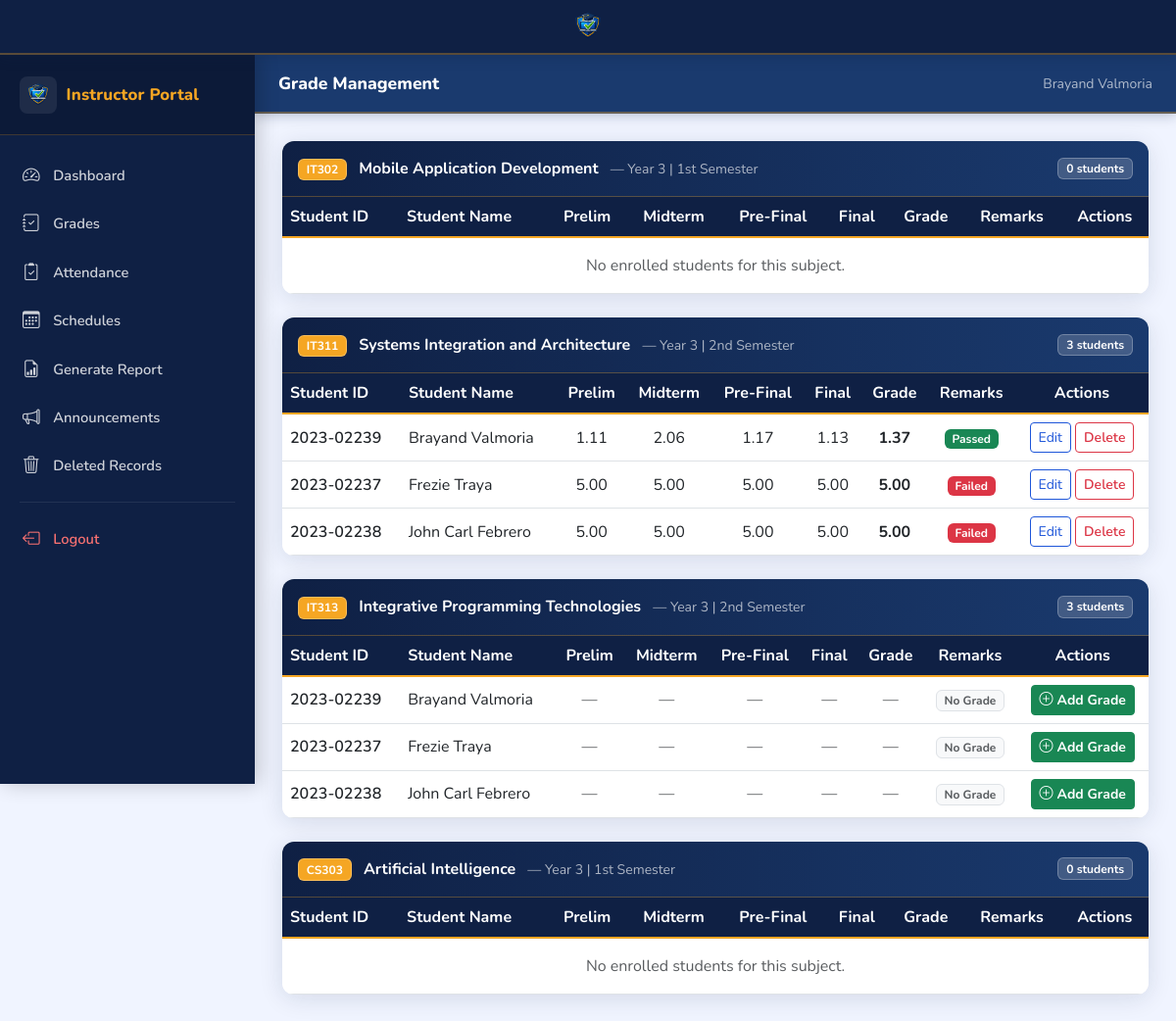
The page /grades/instructor/ (signed in) on the database its author committed.
### accounts/models.py (models this page shows, shortened)
class InstructorProfile(SoftDeleteMixin, models.Model):
    POSITION_CHOICES = [
        ('instructor_1', 'Instructor I'),
        ('instructor_2', 'Instructor II'),
        ('instructor_3', 'Instructor III'),
        ('assistant_prof_1', 'Assistant Professor I'),
        ('assistant_prof_2', 'Assistant Professor II'),
        ('associate_prof', 'Associate Professor'),
        ('full_prof', 'Full Professor'),
    ]
    YEAR_LEVEL_CHOICES = [
        ('1', '1st Year'),
        ('2', '2nd Year'),
        ('3', '3rd Year'),
        ('4', '4th Year'),
        ('all', 'All Year Levels'),
    ]
    user = models.OneToOneField(User, on_delete=models.CASCADE, related_name='instructor_profile')
    faculty_id = models.CharField(max_length=50, unique=True)
    full_name = models.CharField(max_length=200)
    department = models.ForeignKey(Department, on_delete=models.SET_NULL, null=True)
    program = models.ForeignKey(Program, on_delete=models.SET_NULL, null=True, blank=True)
    year_level_handles = models.CharField(max_length=10, choices=YEAR_LEVEL_CHOICES, default='all')
    position = models.CharField(max_length=50, choices=POSITION_CHOICES, blank=True)
    created_at = models.DateTimeField(auto_now_add=True)

class StudentProfile(SoftDeleteMixin, models.Model):
    YEAR_LEVEL_CHOICES = [
        ('1', '1st Year'),
        ('2', '2nd Year'),
        ('3', '3rd Year'),
        ('4', '4th Year'),
    ]
    user = models.OneToOneField(User, on_delete=models.CASCADE, related_name='student_profile')
    student_id = models.CharField(max_length=50, unique=True)
    department = models.ForeignKey(Department, on_delete=models.SET_NULL, null=True)
    program = models.ForeignKey(Program, on_delete=models.SET_NULL, null=True)
    year_level = models.CharField(max_length=1, choices=YEAR_LEVEL_CHOICES)
    full_name = models.CharField(max_length=200)
    contact_number = models.CharField(max_length=20, blank=True)
    address = models.TextField(blank=True)
    date_of_birth = models.DateField(null=True, blank=True)
    gender = models.CharField(max_length=20, blank=True)
    profile_complete = models.BooleanField(default=False)
    created_at = models.DateTimeField(auto_now_add=True)

### enrollment/models.py (models this page shows, shortened)
class Subject(models.Model):
    name = models.CharField(max_length=200)
    code = models.CharField(max_length=20, unique=True)
    description = models.TextField(blank=True)
    units = models.PositiveIntegerField(default=3)
    department = models.ForeignKey(Department, on_delete=models.CASCADE, related_name='subjects')
    program = models.ForeignKey(Program, on_delete=models.CASCADE, related_name='subjects')
    year_level = models.CharField(max_length=1, choices=[
        ('1', '1st Year'), ('2', '2nd Year'), ('3', '3rd Year'), ('4', '4th Year')
    ])
    semester = models.CharField(max_length=20, choices=[
        ('1st', '1st Semester'), ('2nd', '2nd Semester'), ('summer', 'Summer')
    ], default='1st')
    assigned_instructor = models.ForeignKey(
        InstructorProfile, on_delete=models.SET_NULL, null=True, blank=True, related_name='subjects'
    )

class Enrollment(SoftDeleteMixin, models.Model):
    STATUS_PENDING = 'pending'
    STATUS_APPROVED = 'approved'
    STATUS_REJECTED = 'rejected'
    STATUS_CHOICES = [
        (STATUS_PENDING, 'Pending Approval'),
        (STATUS_APPROVED, 'Approved'),
        (STATUS_REJECTED, 'Rejected'),
    ]
    CIVIL_STATUS_CHOICES = [
        ('single', 'Single'), ('married', 'Married'),
        ('widowed', 'Widowed'), ('separated', 'Separated'),
    ]
    GENDER_CHOICES = [
        ('male', 'Male'), ('female', 'Female'), ('other', 'Other'),
    ]
    student = models.OneToOneField(StudentProfile, on_delete=models.CASCADE, related_name='enrollment')
    status = models.CharField(max_length=20, choices=STATUS_CHOICES, default=STATUS_PENDING, db_index=True)
    section = models.ForeignKey(Section, on_delete=models.SET_NULL, null=True, blank=True)
    school_year = models.CharField(max_length=20, default='2024-2025', db_index=True)
    semester = models.CharField(max_length=20, choices=[
        ('1st', '1st Semester'), ('2nd', '2nd Semester'), ('summer', 'Summer')
    ], default='1st')
    subjects = models.ManyToManyField(Subject, blank=True)
    civil_status = models.CharField(max_length=20, choices=CIVIL_STATUS_CHOICES, blank=True)
    ethnicity = models.CharField(max_length=100, blank=True)
    nickname = models.CharField(max_length=50, blank=True)
    address = models.TextField(blank=True)
    contact_number = models.CharField(max_length=20, blank=True)
    date_of_birth = models.DateField(null=True, blank=True)
    place_of_birth = models.CharField(max_length=200, blank=True)
    age = models.PositiveIntegerField(null=True, blank=True)
    gender = models.CharField(max_length=20, choices=GENDER_CHOICES, blank=True)
    zip_code = models.CharField(max_length=10, blank=True)
    mother_name = models.CharField(max_length=200, blank=True)
    mother_occupation = models.CharField(max_length=200, blank=True)
    father_name = models.CharField(max_length=200, blank=True)
    father_occupation = models.CharField(max_length=200, blank=True)
    guardian_name = models.CharField(max_length=200, blank=True)
    guardian_relationship = models.CharField(max_length=100, blank=True)
    submitted_at = models.DateTimeField(auto_now_add=True)
    approved_at = models.DateTimeField(null=True, blank=True)
    remarks = models.TextField(blank=True)

### grades/models.py (models this page shows, shortened)
class Grade(SoftDeleteMixin, models.Model):
    enrollment = models.ForeignKey(Enrollment, on_delete=models.CASCADE, related_name='grades')
    subject = models.ForeignKey(Subject, on_delete=models.CASCADE, related_name='grades')
    instructor = models.ForeignKey(InstructorProfile, on_delete=models.SET_NULL, null=True)
    prelim = models.DecimalField(max_digits=5, decimal_places=2, null=True, blank=True)
    midterm = models.DecimalField(max_digits=5, decimal_places=2, null=True, blank=True)
    pre_final = models.DecimalField(max_digits=5, decimal_places=2, null=True, blank=True)
    final = models.DecimalField(max_digits=5, decimal_places=2, null=True, blank=True)
    final_grade = models.DecimalField(max_digits=5, decimal_places=2, null=True, blank=True)
    REMARKS_CHOICES = [
        ('passed', 'Passed'),
        ('failed', 'Failed'),
        ('incomplete', 'Incomplete'),
        ('dropped', 'Dropped'),
    ]
    remarks = models.CharField(max_length=20, choices=REMARKS_CHOICES, blank=True)
    school_year = models.CharField(max_length=20, default='2024-2025', db_index=True)
    semester = models.CharField(max_length=20, default='1st')
    date_encoded = models.DateTimeField(auto_now_add=True)
    last_updated = models.DateTimeField(auto_now=True)
    class Meta:
        unique_together = ('enrollment', 'subject')

### grades/views.py (the view)
# urls.py: path('instructor/', views.instructor_grades, name='instructor_grades'),
@login_required
def instructor_grades(request):
    if request.user.role != User.ROLE_INSTRUCTOR:
        return redirect('home')
    instructor = request.user.instructor_profile
    subjects = Subject.objects.filter(assigned_instructor=instructor)
    subject_data = []
    for subject in subjects:
        enrollments = Enrollment.objects.filter(
            subjects=subject, status='approved'
        ).select_related('student').order_by('student__full_name')
        grades_map = {
            g.enrollment_id: g
            for g in Grade.objects.filter(subject=subject, instructor=instructor)
        }
        rows = [
            {'enrollment': e, 'grade': grades_map.get(e.id)}
            for e in enrollments
        ]
        subject_data.append({'subject': subject, 'rows': rows})
    return render(request, 'grades/instructor_grades.html', {
        'subject_data': subject_data, 'instructor': instructor
    })

### core/soft_delete.py (called while the page is built)
    def get_queryset(self):
        return SoftDeleteQuerySet(self.model, using=self._db).filter(is_deleted=False)

### templates/grades/instructor_grades.html (shortened to what this page needs)
{% extends 'base.html' %}
{% block body %}
<div class="portal-layout">
  {% include 'partials/sidebar_instructor.html' %}
  <div class="main-content">
    <div class="topbar">
      <div class="d-flex align-items-center gap-3">
        <span class="topbar-title">Grade Management</span>
      </div>
      <span class="text-muted small">{{ instructor.full_name }}</span>
    </div>
    <div class="page-body fade-in">
      {% for item in subject_data %}
      <div class="portal-table mb-4">
        <div class="p-3 border-bottom d-flex justify-content-between align-items-center" style="background:#f8faff;">
          <div>
            <span class="badge bg-primary me-2">{{ item.subject.code }}</span>
            <span class="fw-bold" style="color:#0f2044;">{{ item.subject.name }}</span>
            <span class="text-muted small ms-2">— Year {{ item.subject.year_level }} | {{ item.subject.get_semester_display }}</span>
          </div>
          <span class="badge bg-secondary">{{ item.rows|length }} student{{ item.rows|length|pluralize }}</span>
        </div>
        <div class="table-responsive">
          <table class="table table-hover mb-0">
            <thead>
              <tr>
                <th>Student ID</th>
                <th>Student Name</th>
                <th class="text-center">Prelim</th>
                <th class="text-center">Midterm</th>
                <th class="text-center">Pre-Final</th>
                <th class="text-center">Final</th>
                <th class="text-center">Grade</th>
                <th class="text-center">Remarks</th>
                <th class="text-center">Actions</th>
              </tr>
            </thead>
            <tbody>
              {% for row in item.rows %}
              <tr>
                <td class="fw-semibold">{{ row.enrollment.student.student_id }}</td>
                <td>{{ row.enrollment.student.full_name }}</td>
                {% if row.grade %}
                <td class="text-center">{{ row.grade.prelim|default:"—" }}</td>
                <td class="text-center">{{ row.grade.midterm|default:"—" }}</td>
                <td class="text-center">{{ row.grade.pre_final|default:"—" }}</td>
                <td class="text-center">{{ row.grade.final|default:"—" }}</td>
                <td class="text-center fw-bold">{{ row.grade.final_grade|default:"—" }}</td>
                <td class="text-center">
                  <span class="badge {% if row.grade.remarks == 'passed' %}bg-success{% elif row.grade.remarks == 'failed' %}bg-danger{% elif row.grade.remarks == 'incomplete' %}bg-warning text-dark{% else %}bg-secondary{% endif %}">
                    {{ row.grade.get_remarks_display|default:"—" }}
                  </span>
                </td>
                <td class="text-center">
                  <a href="{% url 'grade_update' row.grade.pk %}" class="btn btn-sm btn-outline-primary">Edit</a>
                  <form method="post" action="{% url 'grade_delete' row.grade.pk %}" class="d-inline"
                        onsubmit="return confirm('Delete grade for {{ row.enrollment.student.full_name }}?');">
                    <button type="submit" class="btn btn-sm btn-outline-danger">Delete</button>
                  </form>
                </td>
                {% else %}
                <td class="text-center text-muted">—</td>
                <td class="text-center text-muted">—</td>
                <td class="text-center text-muted">—</td>
                <td class="text-center text-muted">—</td>
                <td class="text-center text-muted">—</td>
                <td class="text-center"><span class="badge bg-light text-muted border">No Grade</span></td>
                <td class="text-center">
                  <a href="{% url 'grade_add' item.subject.pk row.enrollment.pk %}" class="btn btn-sm btn-success">
                    <i class="bi bi-plus-circle me-1"></i>Add Grade
                  </a>
                </td>
                {% endif %}
              </tr>
              {% empty %}
              <tr><td colspan="9" class="text-center text-muted py-3">No enrolled students for this subject.</td></tr>
              {% endfor %}
            </tbody>
          </table>
        </div>
      </div>
      {% empty %}
      <div class="portal-table p-4 text-center text-muted">
        <i class="bi bi-journal-x fs-3 d-block mb-2"></i>No subjects assigned yet.
      </div>
      {% endfor %}
    </div>
  </div>
</div>
{% endblock %}

### static/css/portal.css (style rules this page uses)
:root { --primary-blue: #1a3a6e; --primary: #1e56d9; --primary-dark: #1342b5; --primary-light: #dbeafe; --sidebar-bg: #0f2044; --accent-gold: #f5a623; --accent-gold-dark: #c8860e; --accent-gold-light:#fef7e6; --sidebar-text: rgba(255, 255, 255, 0.80); --sidebar-width: 260px; --site-navbar-h: 56px; --topbar-h: 60px; --radius: 12px; --shadow: 0 4px 24px rgba(15, 32, 68, 0.12); --shadow-sm: 0 2px 8px rgba(15, 32, 68, 0.08); --bs-primary: #1e56d9; --bs-primary-rgb: 30, 86, 217; --bs-warning: #f5a623; --bs-warning-rgb: 245, 166, 35; }
body { font-family: 'Nunito', sans-serif; background: #f0f4ff; color: #1e293b; padding-top: var(--site-navbar-h); }
.portal-layout { display: flex; min-height: 100vh; }
.main-content { margin-left: var(--sidebar-width); flex: 1; display: flex; flex-direction: column; }
.topbar { height: var(--topbar-h); background: var(--primary-blue); display: flex; align-items: center; padding: 0 1.5rem; justify-content: space-between; box-shadow: 0 2px 12px rgba(15, 32, 68, 0.25); position: sticky; top: var(--site-navbar-h); z-index: 100; border-bottom: 2px solid rgba(245, 166, 35, 0.35); }
.topbar-title { font-weight: 800; font-size: 1.1rem; color: #fff; }
.topbar > span.text-muted, .topbar .text-muted { color: rgba(255, 255, 255, 0.65) !important; }
.page-body { padding: 1.75rem; }
.portal-table { background: #fff; border-radius: var(--radius); overflow: hidden; box-shadow: var(--shadow); }
.portal-table .table { margin: 0; }
.portal-table .table td { vertical-align: middle; }
.portal-table > div.border-bottom, .portal-table > .table-responsive + div.border-bottom { background: linear-gradient(90deg, var(--sidebar-bg) 0%, var(--primary-blue) 100%) !important; color: #fff !important; border-bottom: 1px solid rgba(245, 166, 35, 0.30) !important; }
.portal-table > div.border-bottom .fw-bold { color: #fff !important; }
.portal-table > div.border-bottom .text-muted { color: rgba(255,255,255,.65) !important; }
.portal-table > div.border-bottom span.badge { border: 1px solid rgba(255,255,255,.25); }
.portal-table > div.border-bottom .badge.bg-secondary { background: rgba(255,255,255,.18) !important; color: #fff !important; }
.portal-table > div.border-bottom .badge.bg-primary { background: var(--accent-gold) !important; color: #fff !important; }
.portal-table .table thead th, .table thead th { background: var(--sidebar-bg); color: #fff; font-weight: 700; border-bottom: 2px solid var(--accent-gold); border-top: none; white-space: nowrap; }
.fade-in { animation: fadeIn .35s ease both; }
.btn-outline-primary { color: var(--primary); border-color: var(--primary); }
.btn-success { font-weight: 700; }
.btn-outline-danger { font-weight: 600; }
.badge.bg-primary { background-color: var(--primary) !important; }

### rows shown on the page
InstructorProfile: full_name "Brayand Valmoria"
Subject: subject.code "IT302", subject.name "Mobile Application Development", subject.year_level "3", subject.semester "1st Semester", rows|length "0"
Subject: subject.code "IT311", subject.name "Systems Integration and Architecture", subject.year_level "3", subject.semester "2nd Semester", rows|length "3"
Enrollment: enrollment.student.student_id "2023-02239", enrollment.student.full_name "Brayand Valmoria", grade.prelim "1.11", grade.midterm "2.06", grade.pre_final "1.17", grade.final "1.13", grade.final_grade "1.37", grade.remarks "Passed", shows "No Grade"
Enrollment: enrollment.student.student_id "2023-02237", enrollment.student.full_name "Frezie Traya", grade.prelim "5.00", grade.midterm "5.00", grade.pre_final "5.00", grade.final "5.00", grade.final_grade "5.00", grade.remarks "Failed", shows "No Grade"
Enrollment: enrollment.student.student_id "2023-02238", enrollment.student.full_name "John Carl Febrero", grade.prelim "5.00", grade.midterm "5.00", grade.pre_final "5.00", grade.final "5.00", grade.final_grade "5.00", grade.remarks "Failed", shows "No Grade"
Subject: subject.code "IT313", subject.name "Integrative Programming Technologies", subject.year_level "3", subject.semester "2nd Semester", rows|length "3"
Subject: subject.code "CS303", subject.name "Artificial Intelligence", subject.year_level "3", subject.semester "1st Semester", rows|length "0"
